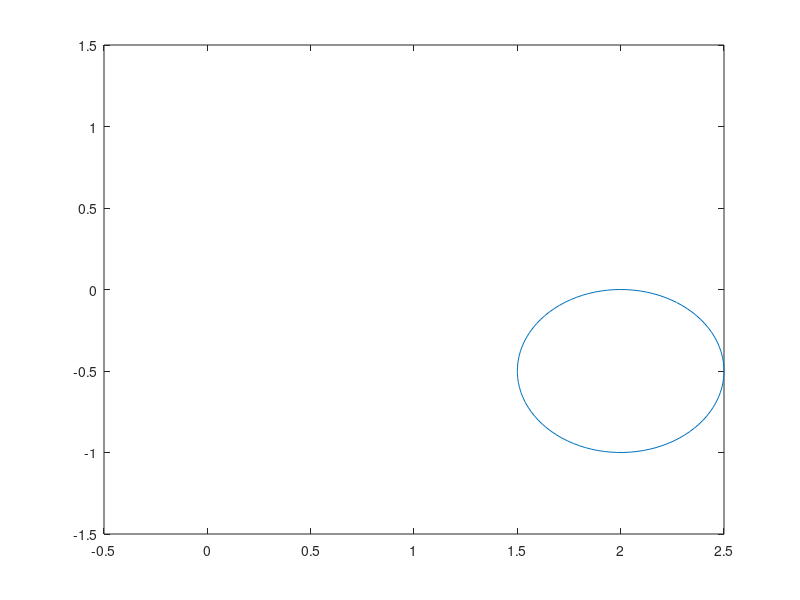

MATLAB code for this plot: (Note: this script raises an error after producing the figure.)
%% Planning manipulator using Jacobian
% In here we attempt to plan a manipulator given a desired trajectory of
% the end effector. 

addpath(genpath('../'))

%% Visualizating the Trajectory of the end-effector
% We define the end-effector trajectory as
% x = 2 - 0.5sin(t), y = 0.5cos(t) - 0.5
% The following code has been provided for visualization of the trajectory
% and an initial position of the manipulator
t = linspace(0, 2 * pi);
x = 2 - 0.5 * sin(t);
y = 0.5 * cos(t) - 0.5;
plot(x, y);
hold on;

theta_0 = [0.5890, -1.5741,0.9851];
xlim([-0.5,2.5]);
ylim([-1.5,1.5]);
arm1(theta_0);

%% What you need to do:
% First calculate the end-effector jacobian of the manipulator arm in
% arm1Jaco.m, then fillout theta_dot.m in the way that satisfies the
% equation for theta_dot. 
% 
% After that, directly running this section should generate a funky
% animation that shows the manipulator loop around the circular
% trajectory. An additional plot will show how each joint changes over
% time.

figure;
t = linspace(0, 2 * pi);
x = 2 - 0.5 * sin(t);
y = 0.5 * cos(t) - 0.5;
plot(x, y);
hold on;

theta_0 = [0.5890, -1.5741,0.9851];
xlim([-0.5,2.5]);
ylim([-1.5,1.5]);
arm1(theta_0);
[t1, thetas] = ode45(@theta_dot, t, theta_0);

hold on;
for i = 1:15:100
    arm1(thetas(i, :));
    hold on;
    pause(0.5);
end

%%
figure;
plot(thetas);
ylim([-pi, pi]);
legend('Theta1', 'Theta2', 'Theta3');
xlabel('Time')